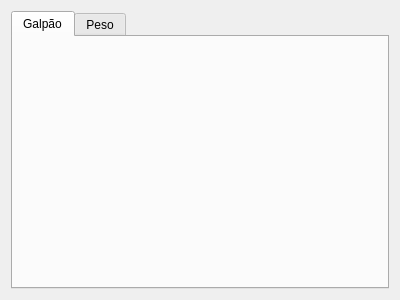
<?xml version="1.0" encoding="UTF-8"?>
<ui version="4.0">
 <class>TabGalpao</class>
 <widget class="QWidget" name="TabGalpao">
  <property name="geometry">
   <rect>
    <x>0</x>
    <y>0</y>
    <width>400</width>
    <height>300</height>
   </rect>
  </property>
  <property name="windowTitle">
   <string>Form</string>
  </property>
  <layout class="QGridLayout" name="gridLayout">
   <item row="0" column="0">
    <widget class="QTabWidget" name="tabWidget">
     <property name="currentIndex">
      <number>0</number>
     </property>
     <widget class="QWidget" name="tabGalpao">
      <attribute name="title">
       <string>Galpão</string>
      </attribute>
      <layout class="QGridLayout" name="gridLayout_2">
       <property name="leftMargin">
        <number>0</number>
       </property>
       <property name="topMargin">
        <number>0</number>
       </property>
       <property name="rightMargin">
        <number>0</number>
       </property>
       <property name="bottomMargin">
        <number>0</number>
       </property>
       <item row="0" column="0">
        <widget class="WidgetGalpao" name="widgetGalpao" native="true"/>
       </item>
      </layout>
     </widget>
     <widget class="QWidget" name="tabPeso">
      <attribute name="title">
       <string>Peso</string>
      </attribute>
      <layout class="QGridLayout" name="gridLayout_3">
       <property name="leftMargin">
        <number>0</number>
       </property>
       <property name="topMargin">
        <number>0</number>
       </property>
       <property name="rightMargin">
        <number>0</number>
       </property>
       <property name="bottomMargin">
        <number>0</number>
       </property>
       <item row="0" column="0">
        <widget class="WidgetEstoquePeso" name="widgetEstoquePeso" native="true"/>
       </item>
      </layout>
     </widget>
    </widget>
   </item>
  </layout>
 </widget>
 <customwidgets>
  <customwidget>
   <class>WidgetEstoquePeso</class>
   <extends>QWidget</extends>
   <header>src/widgetestoquepeso.h</header>
   <container>1</container>
  </customwidget>
  <customwidget>
   <class>WidgetGalpao</class>
   <extends>QWidget</extends>
   <header>src/widgetgalpao.h</header>
   <container>1</container>
  </customwidget>
 </customwidgets>
 <resources/>
 <connections/>
</ui>
